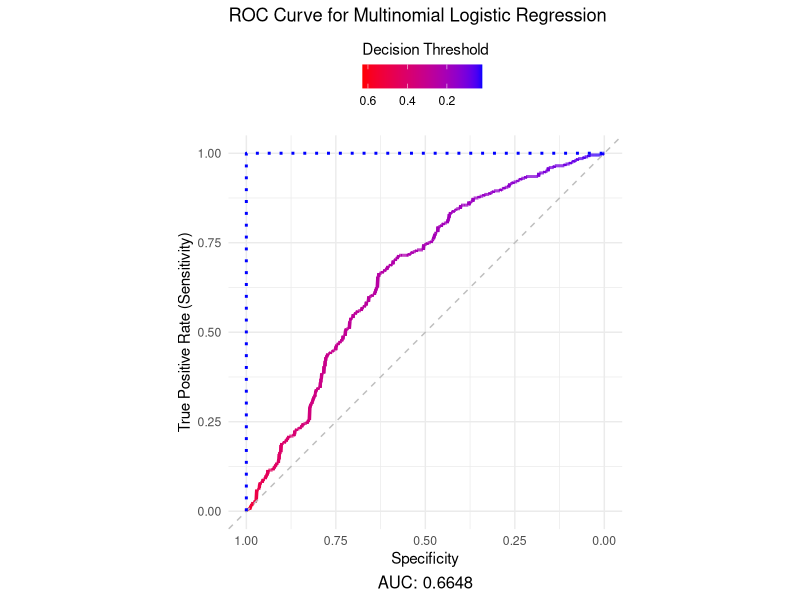
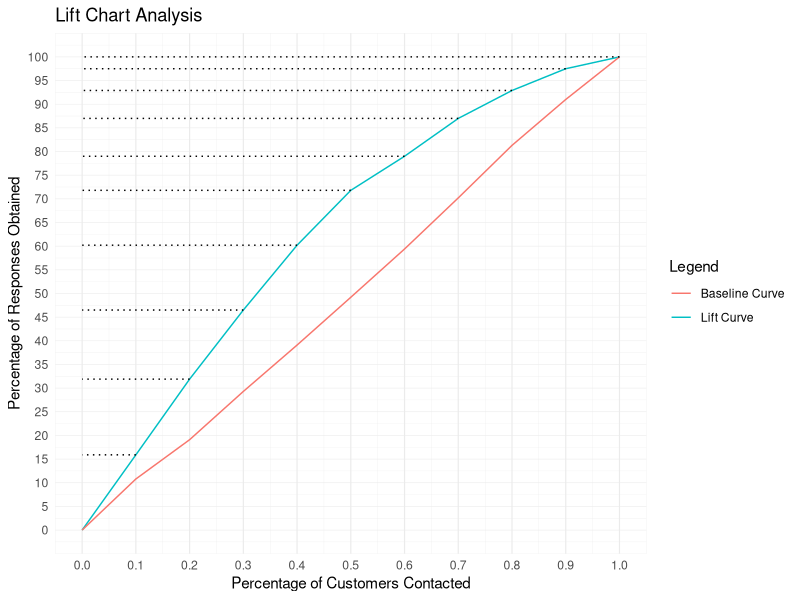
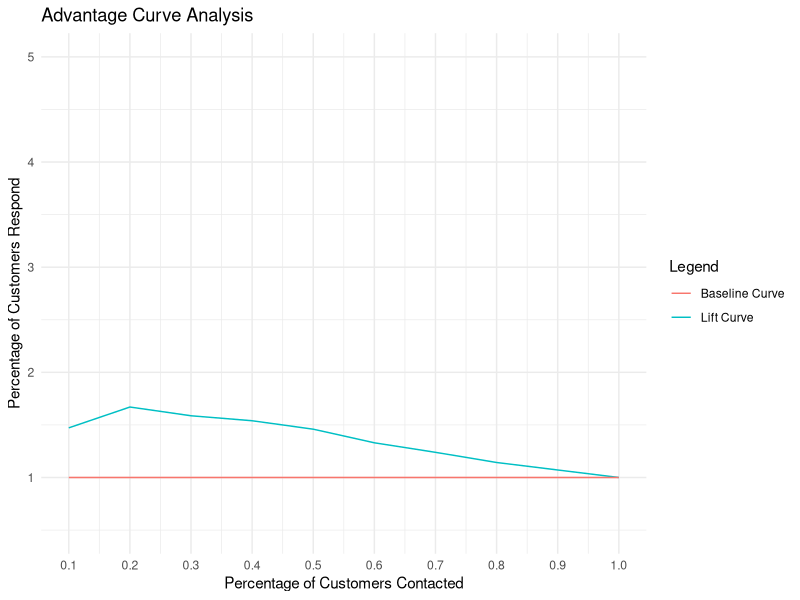

These figures' R source, in order: (Note: this script raises an error after producing the figures.)
## ---- chunk 1
setwd("~/Desktop/DS_DA_Projects/Marketing_Prediction")
data <- read.csv(file="data.csv",header=TRUE)
## ---- chunk 2
library(tidyverse)
data <- data %>%
  mutate(across(c(4,5,6), ~ifelse(is.na(.) | . == "", "unknown", .)))

data$income <- as.integer(as.character(factor(data[, "income"],
                      levels = c("unknown", "Under $10k", "10-19,999", "20-29,999", 
                                 "30-39,999", "40-49,999", "50-59,999", "60-69,999", "70-79,999",
                                 "80-89,999", "90-99,999", "100-149,999", "150 - 174,999",
                                 "175 - 199,999", "200 - 249,999", "250k+"), 
                      labels = c("55000",             # replacing unkown with the median income level 
                                 "5000",         # midpoint of "Under $10k"
                                 "15000",        # midpoint of "10-19,999"
                                 "25000",        # midpoint of "20-29,999"
                                 "35000",        # midpoint of "30-39,999"
                                 "45000",        # midpoint of "40-49,999"
                                 "55000",        # midpoint of "50-59,999"
                                 "65000",        # midpoint of "60-69,999"
                                 "75000",        # midpoint of "70-79,999"
                                 "85000",        # midpoint of "80-89,999"
                                 "95000",        # midpoint of "90-99,999"
                                 "125000",       # midpoint of "100-149,999"
                                 "162500",       # midpoint of "150 - 174,999"
                                 "187500",       # midpoint of "175 - 199,999"
                                 "225000",       # midpoint of "200 - 249,999"
                                 "250000"))))   # custom value for "250k+"


data$gender <- factor(data$gender, levels = c("M","F","unknown"), labels = c("1","0","0")) #replacing unkown with female

data$marital_status <- factor(data$marital_status, levels = c("M","S","unknown"), labels = c("1","0","1")) # replacing unkown with married

data$target <- factor(data$target, levels = c(0,1), labels = c(0,1))

data$dist <- as.integer(data$dist) # make this an integer
## ---- chunk 3
data <- data[sample(nrow(data)), ]
## ---- chunk 4

library(caret)
library(nnet) 


data_LR <- data %>%
  select(-id) %>%
  mutate(
    age = (age - mean(age, na.rm = TRUE)) / sd(age, na.rm = TRUE),
    dist = (dist - mean(dist, na.rm = TRUE)) / sd(dist, na.rm = TRUE),
    income = (income - mean(income, na.rm = TRUE)) / sd(income, na.rm = TRUE),
    gender = as.integer(as.character(gender)),
    marital_status = as.integer(as.character(marital_status)),
    target = as.integer(as.character(target))
  )


set.seed(123)  # For reproducibility
trainIndex <- createDataPartition(data_LR$target, p = 0.8, list = FALSE, times = 1)
train_LR <- data_LR[trainIndex, ]
test_LR <- data_LR[-trainIndex, ]


LR_model <- multinom(
  target ~ .,  
  data = train_LR,
  family = binomial()
)
## ---- chunk 5
predictions_LR <- predict(LR_model, newdata = test_LR)

conf_matrix_LR <- confusionMatrix(as.factor(predictions_LR), as.factor(test_LR$target))

print(conf_matrix_LR)
## ---- chunk 6
model_output <- predict(LR_model, newdata = test_LR, type = "prob")
model_output <- data.frame(model_output)
test_LR$prob_one <- model_output$model_output
## ---- chunk 7
library(pROC)

roc_curve <- roc(response = test_LR$target, predictor = test_LR$prob_one)

roc_metrics <- coords(roc_curve, x = "all", ret = c("threshold", "sensitivity", "specificity"))
auc_value <- auc(roc_curve)

roc_data <- data.frame(
  TPR = roc_metrics$sensitivity,
  FPR = roc_metrics$specificity,
  Threshold = roc_metrics$threshold
)



ggplot(roc_data, aes(x = FPR, y = TPR, color = Threshold)) +
  geom_line(size = 1) +
  geom_abline(slope = 1, intercept = 1, linetype = "dashed", color = "gray") +
  geom_line(
    data = data.frame(FPR = c(1, 1, 0), TPR = c(0, 1, 1)), 
    aes(x = FPR, y = TPR), 
    color = "blue", 
    size = 1, 
    linetype = "dotted"
  ) +
  labs(
    title = "ROC Curve for Multinomial Logistic Regression",
    x = "Specificity",
    y = "True Positive Rate (Sensitivity)",
    caption = paste("AUC:", round(auc_value, 4)),
    color = "Decision Threshold"
  ) +
  scale_color_gradient(
    low = "red",                     # Reverse gradient colors
    high = "blue",                   # Red becomes low, blue becomes high
    trans = "reverse",               # Reverse the gradient mapping
    guide = guide_colorbar(
      direction = "horizontal",      # Horizontal orientation
      title.position = "top",        # Title above the legend
      label.position = "bottom"      # Labels below the legend
    )
  ) +
  coord_fixed() +
  scale_x_reverse() +
  ylim(0, 1) +
  theme_minimal() +
  theme(
    legend.position = "top",          # Place legend at the top of the plot
    legend.justification = "center",  # Center align the legend
    legend.box.spacing = unit(0.5, "cm"), # Adjust spacing between legend and plot
    plot.caption = element_text(hjust = 0.5, size = 12)
  )


## ---- chunk 8
model_output <- predict(LR_model, newdata = data_LR, type = "prob")
model_output <- data.frame(model_output)
data_LR$prob_one <- model_output$model_output
## ---- chunk 9
lift_data_LR <- data_LR[order(data_LR$prob_one, decreasing = TRUE),]
sum_responses <- sum(as.numeric(as.character(data_LR$target)))

lift_curve <- numeric(0)
baseline_curve <- numeric(0)

for (i in 0:10) {
  
  lift_curve[i + 1] <- sum(lift_data_LR[seq(1, (0.1 * i) * nrow(lift_data_LR)), 6] == "1") / sum_responses * 100
  
  baseline_curve[i + 1] <- sum(data_LR[seq(1, (0.1 * i) * nrow(data_LR)), 6] == "1") / sum_responses * 100
  
}

lift_chart_data_LR <- data.frame(lift = lift_curve,baseline = baseline_curve)

ggplot(lift_chart_data_LR, aes(x = seq(0, 1, 0.1))) + 
  geom_line(aes(y = lift, color = "Lift Curve")) + 
  geom_line(aes(y = baseline, color = "Baseline Curve")) + 
  geom_segment(
    aes(
      x = seq(0, 1, 0.1), 
      xend = 0, 
      y = lift, 
      yend = lift
    ),
    linetype = "dotted", color = "black", size = 0.5
  ) + 
  theme_minimal() + 
  theme(
    panel.grid.major = element_line(size = 0.2), 
    panel.grid.minor = element_line(size = 0.1),
    panel.grid.major.x = element_line(size = 0.4)  # Thicker x-axis major grid lines
  ) + 
  labs(
    title = "Lift Chart Analysis",
    x = "Percentage of Customers Contacted",
    y = "Percentage of Responses Obtained",
    color = "Legend"
  ) + 
  scale_x_continuous(breaks = seq(0, 1, 0.1)) + 
  scale_y_continuous(breaks = seq(0, 100, 5))

## ---- chunk 10

advantage_curve_data_LR <- lift_chart_data_LR %>% 
  mutate(lift = coalesce(lift / baseline, 0)) %>%
    mutate(baseline = coalesce(baseline / baseline, 0)) %>%
      mutate(percent_contacted = seq(0,1,.1)) %>%
        filter(row_number() > 1)
 
advantage_curve_data_LR

ggplot(advantage_curve_data_LR, aes(x = percent_contacted)) + 
  geom_line(aes(y = lift, color = "Lift Curve")) + 
  geom_line(aes(y = baseline, color = "Baseline Curve")) + 
  theme_minimal() + 
  labs(
    title = "Advantage Curve Analysis",
    x = "Percentage of Customers Contacted",
    y = "Percentage of Customers Respond",
    color = "Legend"
  ) + 
  coord_cartesian(ylim = c(0.5, 5)) + 
  scale_x_continuous(breaks = seq(0, 1, by = 0.10))


## ---- chunk 11

optimal_threshold <- roc_metrics$threshold[which.min(abs(roc_metrics$sensitivity - roc_metrics$specificity))]

your_tibble <- roc_metrics[roc_metrics[, 1] == optimal_threshold, ]

library(knitr)
library(kableExtra)

kable(your_tibble, format = "html") %>%
  kable_styling(position = "center") %>%
  save_kable(
    file = "~/Desktop/DS_DA_Projects/Marketing_Prediction/ReadMe_files/figure-gfm/t2.png", 
    zoom = 2
  )

knitr::include_graphics(
  "~/Desktop/DS_DA_Projects/Marketing_Prediction/ReadMe_files/figure-gfm/t2.png"
)
